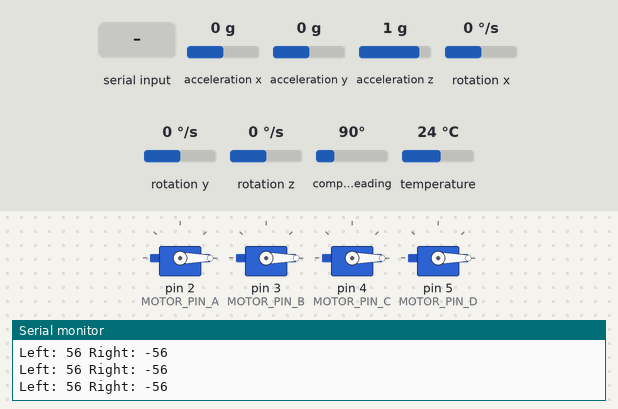
The sketch below on a simulated Arduino Mega 2560, built with avr-gcc and run on an emulated ATmega2560. Parts: 4 × servo, the last lines printed to the serial monitor. The inputs (shaded band) are chosen by the test bench; at power-on: acceleration y 0 g, acceleration z 1 g, acceleration x 0 g, rotation x 0 °/s, rotation y 0 °/s, rotation z 0 °/s, compass heading 90°, temperature 24 °C.

Above: at 1.2 s.
1.3 s: "o\n" received over Serial
At 4.1 s:
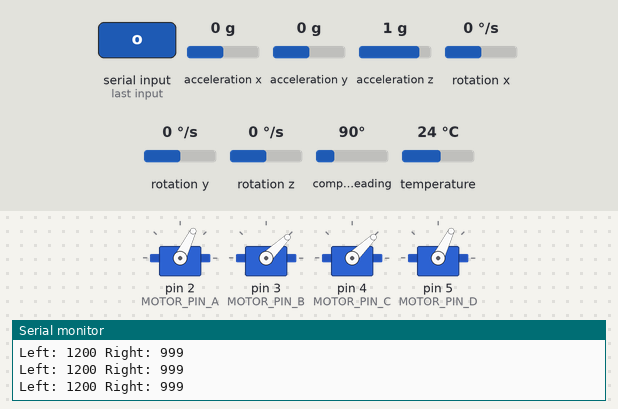
4.3 s: acceleration y set to 0.8 g
At 4.9 s:
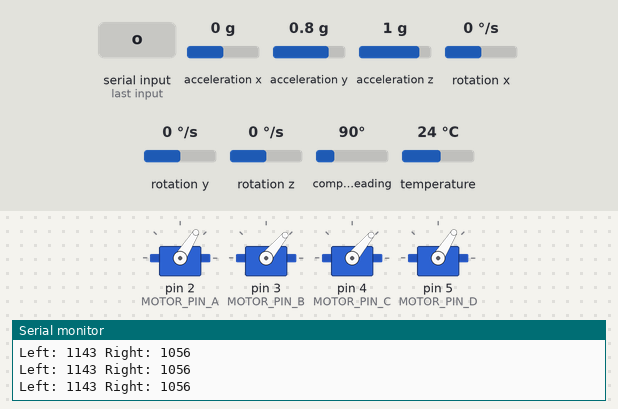
7.3 s: byte 100 ('d') received over Serial
At 8.84 s:
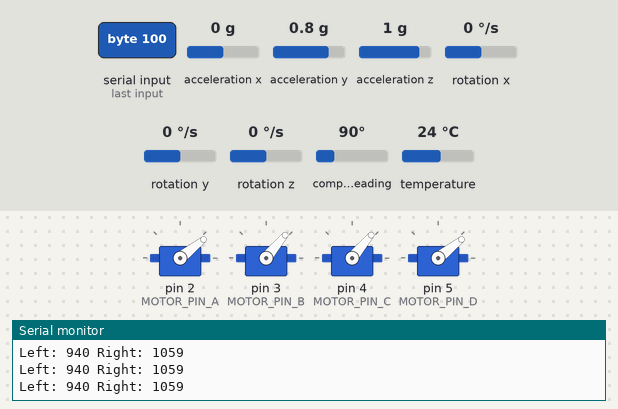
10.3 s: "u\n" received over Serial
At 10.71 s:
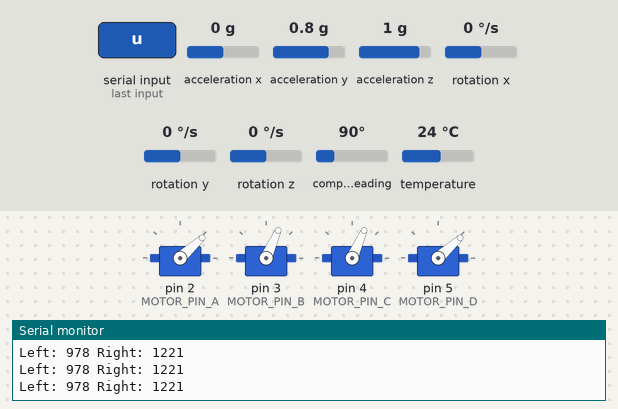
13.3 s: byte 117 ('u') received over Serial
16.3 s: acceleration z set to -1.4 g
Timing chart, 0 to 21.8 s (numbered marks = the images above; inputs shaded):
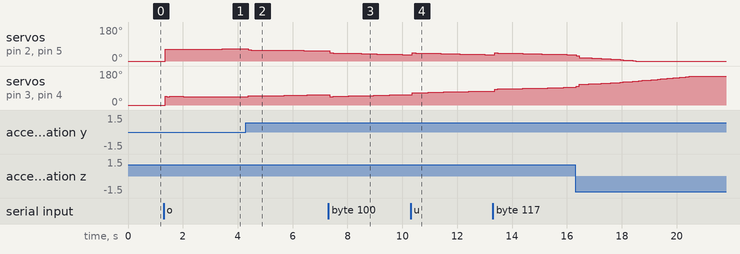

Measured:
- after the input at 1.3 s, servo on pin 2 (MOTOR_PIN_A), servo on pin 5 (MOTOR_PIN_D): 0° → 62° after 0.06 s, → 61° 0.17 s later, → 62° 0.12 s later, → 63° 0.48 s later, … (5 changes in this stretch); servo on pin 3 (MOTOR_PIN_B), servo on pin 4 (MOTOR_PIN_C): 0° → 45° after 0.06 s, → 46° 0.17 s later, → 45° 0.48 s later, → 44° 0.96 s later
- after the input at 4.3 s, servo on pin 2 (MOTOR_PIN_A), servo on pin 5 (MOTOR_PIN_D): moves from 64° to 53° over 2.8 s, starting after 0.08 s; servo on pin 3 (MOTOR_PIN_B), servo on pin 4 (MOTOR_PIN_C): moves from 44° to 55° over 2.8 s, starting after 0.08 s

The sketch:

Working_PID_X.ino
```cpp
#include <Servo.h>
#include <SPI.h>
#include <Wire.h>
#include <Adafruit_Sensor.h>
#include <Adafruit_LSM9DS0.h>


// ************************************************************************
// Begin Motor Configuration
#define MOTOR_PIN_A 2
#define MOTOR_PIN_B 3
#define MOTOR_PIN_C 4
#define MOTOR_PIN_D 5

//Servo motor_A, motor_B, motor_C, motor_D;

#define MAX_SIGNAL 2000
#define MIN_SIGNAL 1100
#define STOP 0

int arm = 1000;
/*
int ESC_speed_A = 0;
int ESC_speed_B = 0;
int ESC_speed_C = 0;
int ESC_speed_D = 0;
*/
int m_A = 0;
int m_B = 0;
int m_C = 0;
int m_D = 0;

int motor_A_throttle = 0;
int motor_B_throttle = 0;
int motor_C_throttle = 0;
int motor_D_throttle = 0;

Servo motor_A, motor_B, motor_C, motor_D;

void ControlMotors(void);

// End Motor Configuration


// ************************************************************************
// Begin IMU Configuration
/*
Connections (For default I2C)
   ===========
   Connect SCL to SCL 21 (Mega)
   Connect SDA to SDL 20 (Mega)
   Connect VDD to 5V DC
   Connect GROUND to common ground
*/

float angle_x = 0;
float angle_y = 0;
float angle_z = 0;

float dt = 0;
float timer = 0;

Adafruit_LSM9DS0 lsm = Adafruit_LSM9DS0(1000);  // Use I2C, ID #1000, **Assign a unique base ID for this sensor**

void ReadSensor(void);

// End IMU Configuration


// ************************************************************************
// Begin PID Configuration
unsigned long current_time;
double previous_time;
int delta_t;
int sample_time = 100;                                      // 100 times per second

double setpoint_x = 180;
double error_x;
double input_x;
double integral_x;
double d_input_x;

double output_x;
int output_MAX = 900;
double MAX;
double MIN;

double previous_input_x;

double kP = 1;
double kI = 1;
double kD = 1;

double sample_time_seconds;
double kP_new = 1;
double kI_new = 1;
double kD_new = 1;

double ratio;
int new_sample_time;

void ComputePID(void);
void SetTuning(void);
void SetSampleTime(void);

// End PID Configuration


// ************************************************************************
void setup() {
  Serial.begin(9600);

  // ************* LSM9DS0 Setup *************
  #ifndef ESP8266
  while (!Serial);                      // will pause Zero, Leonardo, etc until serial console opens
  #endif

  Serial.println(F("LSM9DS0 9DOF Sensor Test")); Serial.println("");

  if(!lsm.begin())                      // Initialize the sensor
  {
    /* There was a problem detecting the LSM9DS0 ... check your connections */
    Serial.print(F("Ooops, no LSM9DS0 detected ... Check your wiring!"));
    while(1);
  }
  Serial.println(F("Found LSM9DS0 9DOF"));

  //configureSensor();
  Serial.println("Sensors Configured");

  // 1.) Set the accelerometer range
  lsm.setupAccel(lsm.LSM9DS0_ACCELRANGE_2G);
  //lsm.setupAccel(lsm.LSM9DS0_ACCELRANGE_4G);
  //lsm.setupAccel(lsm.LSM9DS0_ACCELRANGE_6G);
  //lsm.setupAccel(lsm.LSM9DS0_ACCELRANGE_8G);
  //lsm.setupAccel(lsm.LSM9DS0_ACCELRANGE_16G);

  // 2.) Set the magnetometer sensitivity
  lsm.setupMag(lsm.LSM9DS0_MAGGAIN_2GAUSS);
  //lsm.setupMag(lsm.LSM9DS0_MAGGAIN_4GAUSS);
  //lsm.setupMag(lsm.LSM9DS0_MAGGAIN_8GAUSS);
  //lsm.setupMag(lsm.LSM9DS0_MAGGAIN_12GAUSS);

  // 3.) Setup the gyroscope
  lsm.setupGyro(lsm.LSM9DS0_GYROSCALE_245DPS);
  //lsm.setupGyro(lsm.LSM9DS0_GYROSCALE_500DPS);
  //lsm.setupGyro(lsm.LSM9DS0_GYROSCALE_2000DPS);

  //************** ESC/Motor Setup ***************
  motor_A.attach(MOTOR_PIN_A);                                  // start PWM stream
  motor_B.attach(MOTOR_PIN_B);
  motor_C.attach(MOTOR_PIN_C);
  motor_D.attach(MOTOR_PIN_D);

  motor_A.writeMicroseconds(arm);                               // arm ESCs
  motor_B.writeMicroseconds(arm);
  motor_C.writeMicroseconds(arm);
  motor_D.writeMicroseconds(arm);
}


// *****************************************************************************
void ReadSensor(){
  dt = (micros() - timer)/1000000;                              // calculate dt between each sample ****** CONSIDER "IF STATEMENT" IF EXECUTING INTERRUPT ******

  sensors_event_t accel, mag, gyro, temp;
  lsm.getEvent(&accel, &mag, &gyro, &temp);

  float gyro_x = gyro.gyro.x;
  float gyro_y = gyro.gyro.y;
  float gyro_z = gyro.gyro.z;

  float accel_x = accel.acceleration.x;
  float accel_y = accel.acceleration.y;
  float accel_z = accel.acceleration.z;

  // ROLL ****************
  float accel_X_angle = (atan2(accel_y, accel_z)+PI)*180/PI;
  float gyro_X_angle = gyro_x/131;

  angle_x = (0.97)*(angle_x + gyro_X_angle*dt) + (0.03)*(accel_X_angle);

  // PITCH ***************
  float accel_Y_angle = (atan2(accel_x, accel_z)+PI)*180/PI;
  float gyro_Y_angle = gyro_y/131;

  angle_y = (0.97)*(angle_y + gyro_Y_angle*dt) + (0.03)*(accel_Y_angle);

  // YAW *****************
  float accel_Z_angle = (atan2(accel_y, accel_x)+PI)*180/PI;
  float gyro_Z_angle = gyro_z/131;

  angle_z = (0.97)*(angle_z + gyro_Z_angle*dt) + (0.03)*(accel_Z_angle);

  timer = micros();
}


// *****************************************************************************
void ComputePID(){                                              // compute PID for positive x direction
  current_time = millis();
  delta_t = current_time - previous_time;

  input_x = angle_x;

  if (delta_t >= sample_time){
    // ROLL ********************
    // compute working variables
    error_x = setpoint_x - input_x;                               // + when left side dips, - when right side dips
    integral_x += kI*error_x;                                     //
    if (integral_x > output_MAX)                                  // limit I_term_x to values within output range
      integral_x = output_MAX;
    else if (integral_x < output_MAX*-1)                          // could be problematic here because we need negative numbers included
      integral_x = output_MAX*-1;                                 // e.g. if the PID returns a negative number then the opposite of a positive number must happen (split PID for each side of quad?)
    d_input_x = input_x - previous_input_x;

    // compute PID output
    output_x = (kP*error_x + integral_x - kD*d_input_x);
    if (output_x > output_MAX)
      output_x = output_MAX;
    else if (output_x < output_MAX*-1)
      output_x = output_MAX*-1;

    previous_input_x = input_x;
    previous_time = current_time;
  }
}


// *****************************************************************************
void SetTuning(){
  sample_time_seconds = ((double)sample_time)/1000;
  kP = kP_new;
  kI = kI_new*sample_time_seconds;
  kD = kD_new/sample_time_seconds;
}


// *****************************************************************************
void SetSampleTime(){
  if (new_sample_time > 0){
    ratio = (double)new_sample_time/sample_time;
    kI *= ratio;
    kD /= ratio;
    sample_time = (unsigned long)new_sample_time;
  }
}


// *****************************************************************************
/*void SetOutputLimits(){
  if (MIN > MAX)
    return;
  output_MIN = MIN;
  output_MAX = MAX;

  if (output_x > output_MAX)
    output_x = output_MAX;
  else if (output_x < output_MIN)
    output_x = output_MIN;

  if (integral_x > output_MAX)
    integral_x = output_MAX;
  else if (integral_x < output_MIN)
    integral_x = output_MIN;
}
*/

// *****************************************************************************
void UpdateMotors(){
  m_A = motor_A_throttle + output_x;
  m_B = motor_B_throttle - output_x;
  m_C = motor_C_throttle - output_x;
  m_D = motor_D_throttle + output_x;

  Serial.print("Left: "); Serial.print(m_A); Serial.print(" "); Serial.print("Right: "); Serial.print(m_B);
  Serial.print("\n");

}


// *****************************************************************************
void ControlMotors(){
  motor_A.writeMicroseconds(m_A);
  motor_B.writeMicroseconds(m_B);
  motor_C.writeMicroseconds(m_C);
  motor_D.writeMicroseconds(m_D);
}


// *****************************************************************************
void loop(){
  if (Serial.available() > 0) {
    Serial.println("Input throttle.");
    char ch = Serial.read();
      if (ch == 'o'){
        motor_A_throttle = MIN_SIGNAL;
        motor_B_throttle = MIN_SIGNAL;
        motor_C_throttle = MIN_SIGNAL;
        motor_D_throttle = MIN_SIGNAL;
        }
      else if (ch == 'u'){
        motor_A_throttle += 100;
        motor_B_throttle += 100;
        motor_C_throttle += 100;
        motor_D_throttle += 100;
        }
      else if (ch == 'd'){
        motor_A_throttle -= 100;
        motor_B_throttle -= 100;
        motor_C_throttle -= 100;
        motor_D_throttle -= 100;
        }
      else if (ch == 's'){
        motor_A_throttle = STOP;
        motor_B_throttle = STOP;
        motor_C_throttle = STOP;
        motor_D_throttle = STOP;
      }
  }
  else {
    ReadSensor();
    ComputePID();
    SetTuning();
    SetSampleTime();
    UpdateMotors();
    ControlMotors();
    }
}
```
